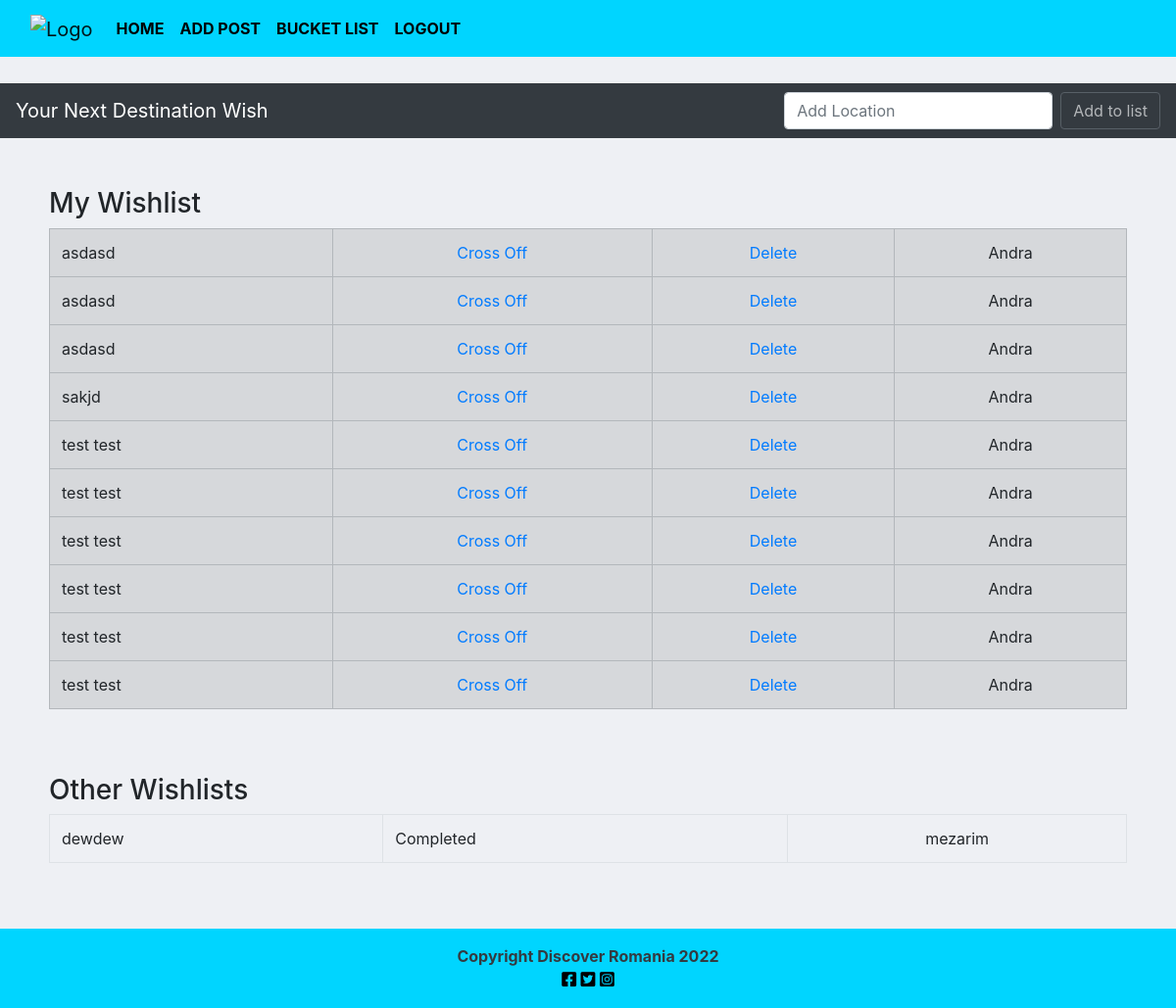
The page /wish/ (signed in) on the database as committed earlier.
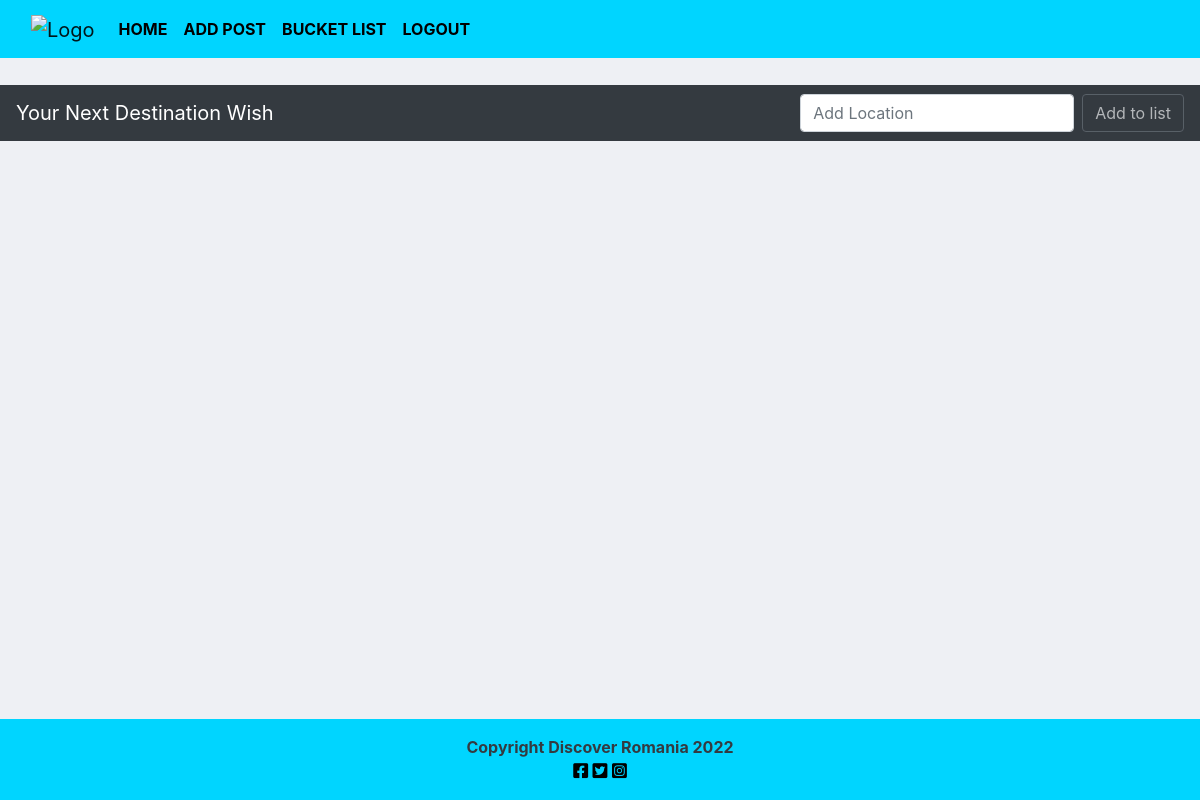
The same page on the database as committed later.
### wish/models.py (models this page shows, shortened)
class Wish(models.Model):
    item = models.CharField(max_length=200)
    completed = models.BooleanField(default=False)
    author = models.ForeignKey(User, on_delete=models.CASCADE)

### wish/views.py (the view)
# urls.py: path('', views.create_wish, name="wish_create"),
@login_required
def create_wish(request):
    if request.method == 'POST':
        form = WishForm(request.POST or None)
        if form.is_valid():
            wish = form.save(commit=False)
            wish.author = request.user
            wish.save()
            my_items = Wish.objects.filter(author=request.user)
            all_items = Wish.objects.filter(~Q(author=request.user))
            messages.success(request, ("Your location that you want to visit has been added to List !"))
            return render(request, "wish/wish.html", {'all_items': all_items, 'my_items': my_items})
    else:
        my_items = Wish.objects.filter(author=request.user)
        all_items = Wish.objects.filter(~Q(author=request.user))
        return render(request, "wish/wish.html", {'all_items': all_items, 'my_items': my_items})

### templates/wish/wish.html (shortened to what this page needs)
{% extends 'base.html' %}
{% load static %}
{% block content %}
<nav class="navbar navbar-expand navbar-dark bg-dark">
  <a class="navbar-brand" href=""> Your Next Destination Wish</a>
  <div class="collapse navbar-collapse" id="navbarSupportedContent">
      <form id="search" class="form-inline my-2 my-lg-0" name="myForm" onsubmit="return validateForm()" method ="POST">
        <input class="form-control mr-sm-2" id="myText" type="search" placeholder="Add Location" aria-label="Search" name="item">
        <br>
        <button class="btn btn-outline-secondary my-2 my-sm-0 text-light bg-dark" type="submit" id="start_button" disabled="disabled">Add to list</button>
      </form>
  </div>
</nav>
{% if my_items %}
<div class="wish-table">
  <h3>My Wishlist</h3>
  <table class ="table table-bordered">
  {% for things in my_items %}
    {% if  things.completed %}
      <tr>
        <td class ="table-success">{{ things.item }}</td>
        <td class ="table-success"><center><a href="{% url 'uncross' things.id %}">Uncross</a></center></td>
        <td class ="table-success"><center><a href="{% url 'delete' things.id %}">Delete</a></center></td>
        <td class ="table-success"><center>{{things.author}}</center></td>
      </tr>
    {% else %}
      <tr class="table-secondary">
          <td>{{ things.item }}</td>
          <td><center><a href="{% url 'cross_off' things.id %}">Cross Off</a></center></td>
          <td><center><a href="{% url 'delete' things.id %}">Delete</a></center></td>
          <td><center>{{things.author}}</center></td>
      </tr>
    {% endif %}
  {% endfor %}
  </table>
</div>
{% endif %}
{% if all_items %}
<div class="wish-table">
  <h3>Other Wishlists</h3>
  <table class ="table table-bordered">
  {% for things in all_items %}
    <tr>
      <td class ="stricker">{{ things.item }}</td>
      <td>{% if  things.completed %}Completed{% else %}Not completed{% endif %}</td>
      <td><center>{{things.author}}</center></td>
    </tr>
  {% endfor %}
  </table>
</div>
{% endif %}
{% endblock %}

Rows that differ between the two databases and show on the page:
removed Wish: item "asdasd", author "Andra", shown under "My Wishlist"
removed Wish: item "asdasd", author "Andra", shown under "My Wishlist"
removed Wish: item "asdasd", author "Andra", shown under "My Wishlist"
removed Wish: item "sakjd", author "Andra", shown under "My Wishlist"
removed Wish: item "test test", author "Andra", shown under "My Wishlist"
removed Wish: item "test test", author "Andra", shown under "My Wishlist"
removed Wish: item "test test", author "Andra", shown under "My Wishlist"
removed Wish: item "test test", author "Andra", shown under "My Wishlist"
removed Wish: item "test test", author "Andra", shown under "My Wishlist"
removed Wish: item "test test", author "Andra", shown under "My Wishlist"
removed Wish: item "dewdew", completed "Completed", author "mezarim", shown under "Other Wishlists"
Other text that changed with them:
text no longer shown: "My Wishlist Other Wishlists"
